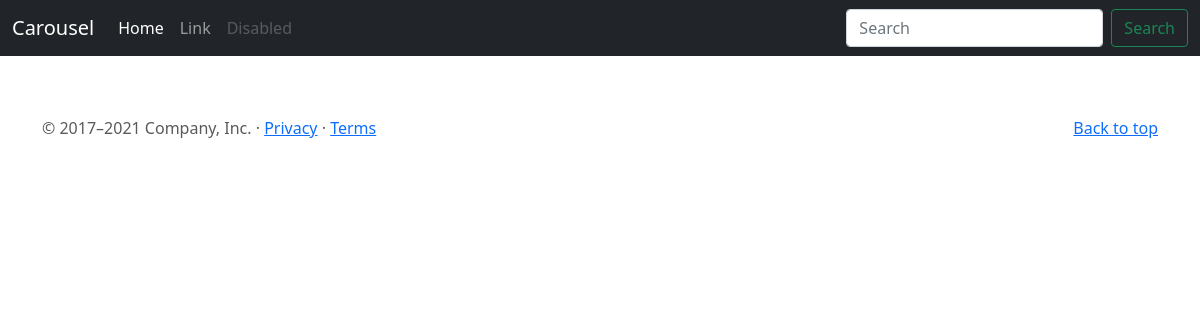
/blog/, run on an earlier commit of the app's database.
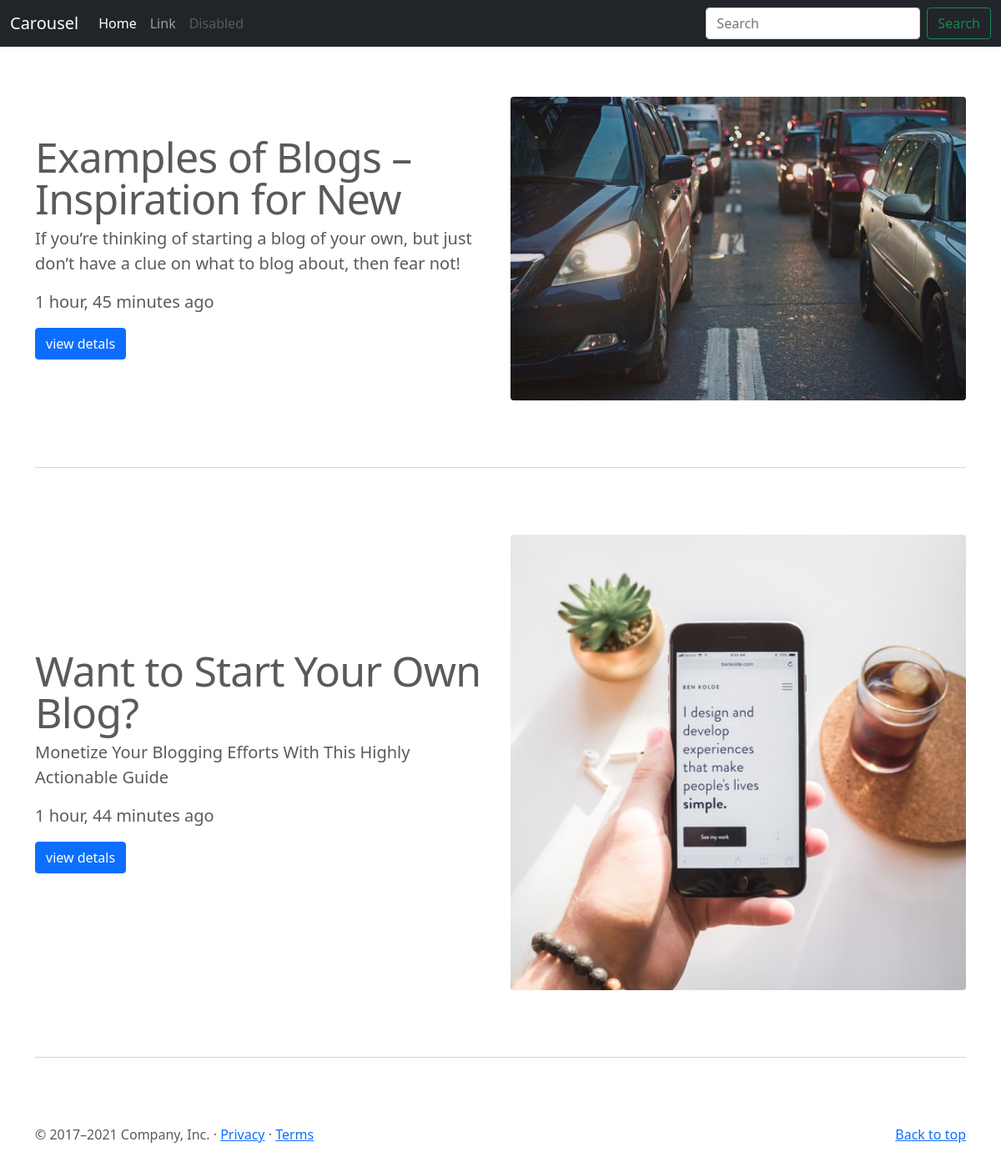
And on a later commit of the database.
### Blog/models.py (models this page shows, shortened)
class Post(models.Model):
    thumbnail = models.ImageField(upload_to='post/photo')
    title = models.CharField(default=None, max_length=200)
    short_description = models.TextField(default=None)
    slug = models.SlugField()
    description = models.TextField()
    created_at = models.DateTimeField(auto_now_add=True)
    def get_absolute_url(self):
        return reverse("Blog:blog_details",kwargs={'slug':self.slug})

### Blog/views.py (the view)
# urls.py: path('',views.blog,name='blog'),
def blog(request):
    post = Post.objects.all()
    context = {
        'posts':post
    }
    return render(request, 'post/index.html', context)

### templates/post/index.html (shortened to what this page needs)
{% load static %}
<!doctype html>
<html lang="en">
  <head>
<link href="{% static '/assets/dist/css/bootstrap.min.css' %}" rel="stylesheet">
    <link href="{% static '/css/carousel.css' %}" rel="stylesheet">
    <link href="{% static '/css/style.css' %}" rel="stylesheet">
  </head>
  <body>
<header>
  <nav class="navbar navbar-expand-md navbar-dark fixed-top bg-dark">
    <div class="container-fluid">
      <a class="navbar-brand" href="#">Carousel</a>
      <div class="collapse navbar-collapse" id="navbarCollapse">
        <ul class="navbar-nav me-auto mb-2 mb-md-0">
          <li class="nav-item">
            <a class="nav-link active" aria-current="page" href="#">Home</a>
          </li>
          <li class="nav-item">
            <a class="nav-link" href="#">Link</a>
          </li>
          <li class="nav-item">
            <a class="nav-link disabled" href="#" tabindex="-1" aria-disabled="true">Disabled</a>
          </li>
        </ul>
        <form class="d-flex">
          <input class="form-control me-2" type="search" placeholder="Search" aria-label="Search">
          <button class="btn btn-outline-success" type="submit">Search</button>
        </form>
      </div>
    </div>
  </nav>
</header>
<main class="mt-5">
  {% for post in posts%}
  <div class=" container marketing">
    <div   class="row featurette d-flex align-items-center">
      <div class="col-md-6">
        <h2 class="featurette-heading">{{ post.title }}</h2>
        <p class="lead">{{ post.short_description }}</p>
        <p class="lead">{{ post.created_at |timesince }} ago</p>
        <a href="{{post.get_absolute_url}}"><button class="btn btn-primary">view detals</button></a>
      </div>
      <div class="col-md-6">
        <img class="rounded" src="{{ post.thumbnail.url }}" alt="">
      </div>
    </div>
    <hr class="featurette-divider">
  </div>
  {% endfor %}
  <footer class="container">
    <p class="float-end"><a href="#">Back to top</a></p>
    <p>&copy; 2017–2021 Company, Inc. &middot; <a href="#">Privacy</a> &middot; <a href="#">Terms</a></p>
  </footer>
</main>
  </body>
</html>

### static/css/carousel.css (style rules this page uses)
body { padding-top: 3rem; padding-bottom: 3rem; color: #5a5a5a; }
.marketing h2 { font-weight: 400; }
.featurette-divider { margin: 5rem 0; }
.featurette-heading { font-weight: 300; line-height: 1; letter-spacing: -.05rem; }
@media (min-width: 40em) { .featurette-heading { font-size: 50px; } }
@media (min-width: 62em) { .featurette-heading { margin-top: 7rem; } }

### static/css/style.css (style rules this page uses)
img { width:100%; height:auto }
.featurette-heading { margin-top: -2px; }
body { margin-top:20px; }
img { max-width: 100%; }
img { vertical-align: middle; border-style: none; }

What changed in the data, as far as the page shows it:
added Post: title "Examples of Blogs – Inspiration for New", short_description "If you’re thinking of starting a blog of your own, but just don’t have a clue on what to blog about, then fear not!", created_at "1 hour, 45 minutes", thumbnail (picture)
added Post: title "Want to Start Your Own Blog?", short_description "Monetize Your Blogging Efforts With This Highly Actionable Guide", created_at "1 hour, 44 minutes", thumbnail (picture)
